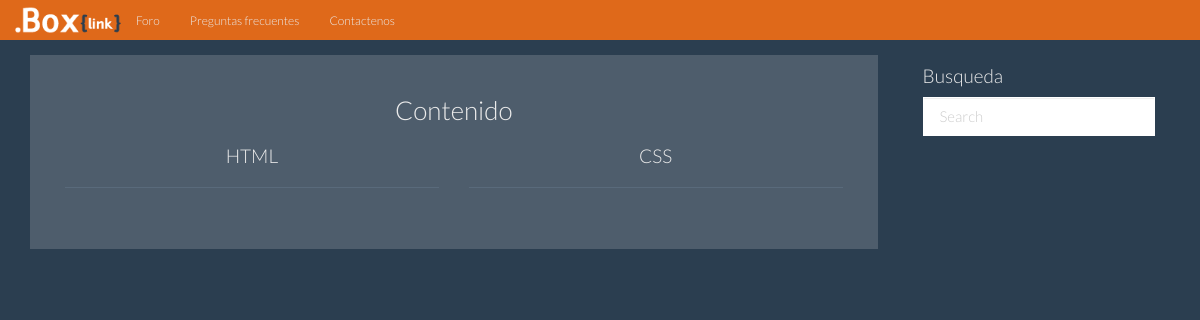
The page /forum/index.php on the database as committed earlier.
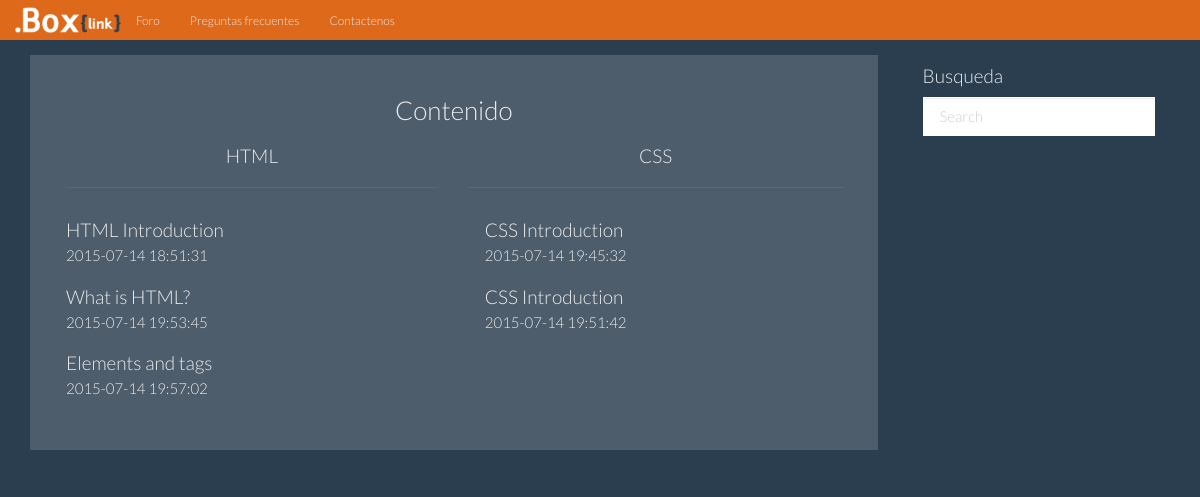
The same page on the database as committed later.
### forum/index.php (the view, shortened to what this page needs)
<?php
    include_once '../assets/includes/db_conexion.php';
    $lang = substr($_SERVER['HTTP_ACCEPT_LANGUAGE'], 0, 2);
    function tabla_forum_html($mysqli,$lang)
    {
        if($stmt1 = $mysqli->prepare("SELECT `id`, `date`, `name`, `nombre`, `user`, `lang` FROM `forum-post` WHERE `lang`= '0'"))
        {
            $stmt1->execute();
            $stmt1->store_result();
            $stmt1->bind_result($tabla_forum[0],$tabla_forum[1],$tabla_forum[2],$tabla_forum[3],$tabla_forum[4],$tabla_forum[5]);
            while($stmt1->fetch())
            {
                $resultados = $stmt1->num_rows;
                if ($resultados > 0)
                {
                    if($lang == "en")
                    {
                        echo "<a href='./?s=". $tabla_forum[0] ."' class='list-group-item'>";
                        echo "<h4 class='list-group-item-heading'>" . $tabla_forum[2] . "</h4>";
                        echo "<p class='list-group-item-text'>" . $tabla_forum[1] . "</p></a>";
                    }
                    elseif($lang == "es")
                    {
                        echo "<a href='./?s=". $tabla_forum[0] ."' class='list-group-item'>";
                        echo "<h4 class='list-group-item-heading'>" . $tabla_forum[3] . "</h4>";
                        echo "<p class='list-group-item-text'>" . $tabla_forum[1] . "</p></a>";
                    }
                    else
                    {
                        echo "<a href='./?s=". $tabla_forum[0] ."' class='list-group-item'>";
                        echo "<h4 class='list-group-item-heading'>" . $tabla_forum[3] . "</h4>";
                        echo "<p class='list-group-item-text'>" . $tabla_forum[1] . "</p></a>";
                    }
                }
            }
        }
    }
    function tabla_forum_css($mysqli,$lang)
    {
        if($stmt1 = $mysqli->prepare("SELECT `id`, `date`, `name`, `nombre`, `user`, `lang` FROM `forum-post` WHERE `lang`= '1'"))
        {
            $stmt1->execute();
            $stmt1->store_result();
            $stmt1->bind_result($tabla_forum[0],$tabla_forum[1],$tabla_forum[2],$tabla_forum[3],$tabla_forum[4],$tabla_forum[5]);
            while($stmt1->fetch())
            {
                $resultados = $stmt1->num_rows;
                if ($resultados > 0)
                {
                    if($lang == "en")
                    {
                        echo "<a href='./?s=". $tabla_forum[0] ."' class='list-group-item'>";
                        echo "<h4 class='list-group-item-heading'>" . $tabla_forum[2] . "</h4>";
                        echo "<p class='list-group-item-text'>" . $tabla_forum[1] . "</p></a>";
                    }
                    elseif($lang == "es")
                    {
                        echo "<a href='./?s=". $tabla_forum[0] ."' class='list-group-item'>";
                        echo "<h4 class='list-group-item-heading'>" . $tabla_forum[3] . "</h4>";
                        echo "<p class='list-group-item-text'>" . $tabla_forum[1] . "</p></a>";
                    }
                    else
                    {
                        echo "<a href='./?s=". $tabla_forum[0] ."' class='list-group-item'>";
                        echo "<h4 class='list-group-item-heading'>" . $tabla_forum[3] . "</h4>";
                        echo "<p class='list-group-item-text'>" . $tabla_forum[1] . "</p></a>";
                    }
                }
            }
        }
    }
?>
<!DOCTYPE html>
<html lang="en">
<head>
    <link href="../assets/css/bootstrap.min.css" rel="stylesheet">
    <link href="../assets/css/main.css" rel="stylesheet">
    <link href="../assets/css/font-awesome.min.css" rel="stylesheet">
</head>
<body>
    <nav class="navbar navbar-inverse navbar-fixed-top" role="navigation">
        <div class="container">
            <div class="navbar-header">
                <a class="navbar-brand" href="../"><img src="../assets/img/brand1.png" class="img-responive"></a>
            </div>
            <div class="collapse navbar-collapse" id="bs-example-navbar-collapse-1">
                <ul class="nav navbar-nav">
                    <li>
                        <a href="./">Foro</a>
                    </li>
                    <li>
                        <a href="#">Preguntas frecuentes</a>
                    </li>
                    <li>
                        <a href="#">Contactenos</a>
                    </li>
                </ul>
            </div>
        </div>
    </nav>
    <div class="container" id="content">
        <div class="row">
            <div class="col-md-9">
                <div class="well">
                    <?php
                    if(isset($_GET['s']))
                    {
                        if(file_exists('files/'. $lang . "/" . $_GET['s'] .'.txt'))
                        {
                            $myFile = 'files/'. $lang . "/" . $_GET['s'] .'.txt';
                            $fh = fopen($myFile, 'r');
                            $theData = fread($fh, filesize($myFile));
                            fclose($fh);
                            echo $theData;
                            if($lang == "es")
                            {
                                $inicio = "Inicio";
                            }
                            elseif($lang == "en")
                            {
                                $inicio = "Home";
                            }
                            else
                            {
                                $inicio = "Inicio";
                            }
                            echo "<ul class='breadcrumb'>
                                  <li><a href='./'>" . $inicio . "</a></li>
                                </ul>
                                ";
                        }
                        else
                        {
                            echo "<div class='text-center'>
                                    <h1>404</h1>
                                </div>";
                        }
                    }
                    else
                    {
                    ?>
                        <h3 class="text-center">Contenido</h3>
                        <div class="row">
                            <div class="col-sm-12">
                                <div class="col-md-6">
                                    <h4 class="text-center">HTML</h4>
                                    <hr>
                                </div>
                                <div class="col-md-6">
                                    <h4 class="text-center">CSS</h4>
                                    <hr>
                                </div>
                            </div>
                            <div class="col-md-6">
                                <div class="list-group">
                                    <?php
                                        tabla_forum_html($mysqli,$lang);
                                    ?>
                                </div>
                            </div>
                            <div class="col-md-6">
                                <div class="list-group">
                                    <?php
                                        tabla_forum_css($mysqli,$lang);
                                    ?>
                                </div>
                            </div>
                        </div>
                        <?php
                        }
                        ?>
                </div>
            </div>
            <div class="col-md-3">
                <div class="col-xs-12">
                    <h4>Busqueda</h4>
                    <input type="text" class="form-control" placeholder="Search" autocomplete="off" id="SearchString">
                </div>
            </div>
        </div>
    </div>
</body>
</html>

### assets/css/main.css (style rules this page uses)
html , body { width: 100% !important; height: 100% !important; }
.navbar-brand { padding: 0px !important; height: auto !important; }

### forum/index.php (style rules this page uses)
#content { margin-top: 55px; }
.navbar-brand { padding-top: 0px; padding-bottom: 0px; }
.navbar-brand > img { height: 40px; }

Rows that differ between the two databases and show on the page:
added forum-post: name "HTML Introduction", date "2015-07-14 18:51:31", shown under "CSS"
added forum-post: name "What is HTML?", date "2015-07-14 19:53:45", shown under "CSS"
added forum-post: name "Elements and tags", date "2015-07-14 19:57:02", shown under "CSS"
added forum-post: name "CSS Introduction", date "2015-07-14 19:45:32"
added forum-post: name "CSS Introduction", date "2015-07-14 19:51:42"
